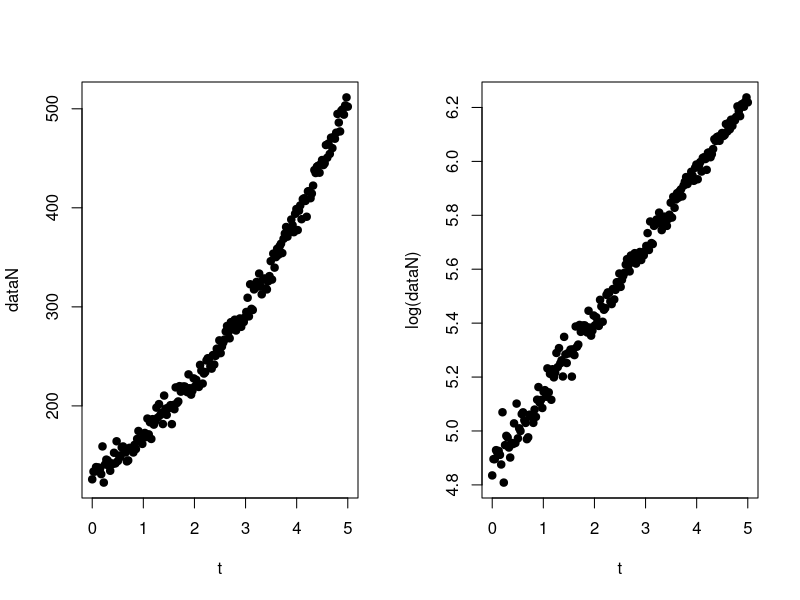
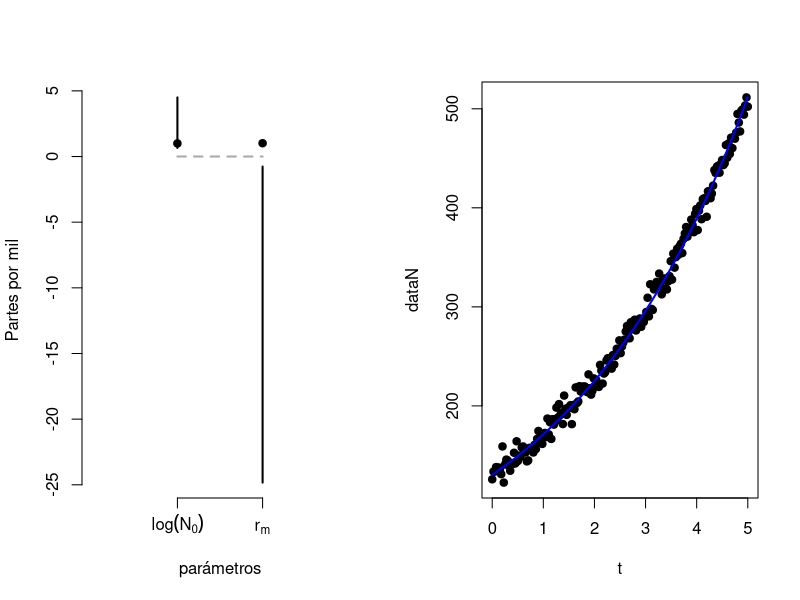

These figures' R source, in order:
## ---- chunk 1
knitr::opts_chunk$set(echo = FALSE)
## ---- chunk 2
N0 <- 132; rm <- 0.27; t <- seq(0,5,length.out = 200)

dataN <- N0*exp(rm*t)+rnorm(length(t),mean = 0,sd = 7.5)
data <- data.frame(N=dataN,t=t)
## ---- chunk 3
layout(matrix(c(1,2), ncol=2,nrow=1))
plot(t,dataN,type="p", pch=21,bg=1)
plot(t,log(dataN),type="p", pch=21,bg=1)
## ---- chunk 4
out <- glm(
  formula = log(N) ~ t,
  family = gaussian(link = "identity"),
  data = data
  )
  
  outCI <- confint(out)
  
  outCI
## ---- chunk 5
ppmM <- array(NA,dim = dim(outCI))

for( j in 1:nrow(outCI)){
  standard <- ifelse(j==1,log(N0),rm)
  for(i in 1:ncol(outCI)){
    ppmM[j,i] <- (standard-outCI[j,i])/standard * 1000
  }
  
}


doPlot <- function(){
plot(1:4, 1:4,ylim = range(as.numeric(ppmM)),type='n',
     axes=FALSE, xlab = "parámetros",ylab = "Partes por mil")
axis(side = 1,at = 2:3,
     labels = c(expression(log(N[0])),expression(r[m])))
axis(side = 2)
for( j in 1:nrow(ppmM)){
  standard <- ifelse(j==1,log(N0),rm)
  lines(x=rep(j+1,times=2),ppmM[j,],lwd=2)
  points(j+1,coef(out)[j]/standard, pch = 21, bg = 1)
}
lines(x=2:3,y=c(0,0),lty=2,col="darkgray",lwd=2)
}

## ---- chunk 6
doPlot()
## ---- chunk 7
plot(t,dataN,type="p", pch=21,bg=1)
curve(exp(coef(out)[1])*exp(coef(out)[2]*x),
      add = TRUE,
      col = "blue", lwd = 2)
